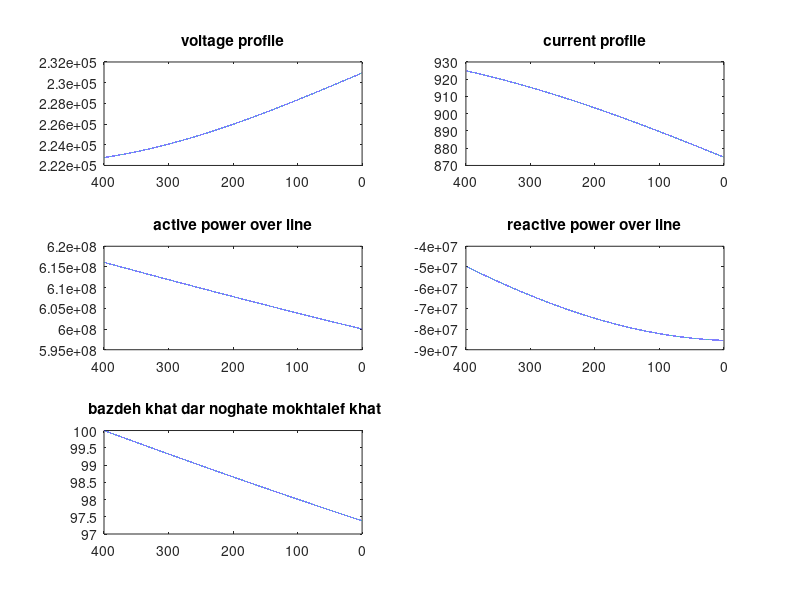

Here is the MATLAB script that generated this plot:


%-------------------part B 
% ************************ part B with leading power factor
z=0.0165+0.3306*1i; %z in kilometer
y=(4.674*(10^-6))*1i; %y in kilometer
Zc=sqrt(z/y);%  in ohm
gama=sqrt(z*y);% in  one over kilometer unit
VLL_rated=400*10^3;
VLoad_ln=VLL_rated/sqrt(3); % load volatage in line to nutral
L=400;% inkilometer
PL=600*10^6;%active power
cosphi=0.99;
angle_of_cosphi= acosd(cosphi); %     ***lead power factor  (determined in it's sign)
gamma_L=gama*L;% gamma & length production in pu
vr=VLoad_ln;% load voltage line to nutral
ir_mag=(PL/(abs(cosphi)*VLoad_ln*3));% load current
ir=(ir_mag * cos(angle_of_cosphi*(pi/180)) + ir_mag * sin(angle_of_cosphi*(pi/180))*1i); % load current in Cartesian



X=0:0.01:L;% variable lengh in the lenght is zero in vicinity of  the load
gama_X =gama*X;

%---------------------------- calculation of ABCD parameter

A=cosh(gama_X);
B=Zc*sinh(gama_X);
C=(1/Zc)*sinh(gama_X);
D=A;

%---------------------------- calculation of current and voltage over entire line
%Vs=voltage over entire line
%Is=current over entire line

vs=A*vr + B*ir;% sending line_to_nutral voltage at sending end
is=C*vr + D*ir;

vs_mag=abs(vs);
is_mag=abs(is);


is_angle=zeros(1,length(X));
vs_angle=zeros(1,length(X));
for i=1:length(X)          % assiging in the loop, for the sake of inner matrix dimensions must agree.
is_angle(i)=atand(imag(is(i))/real(is(i)));% construction of is angle matrix
vs_angle(i)=atand(imag(vs(i))/real(vs(i)));% construction of Vs angle matrix
end

%----------------------------- calculation of active and reactive power over the line

angle_VS_IS =vs_angle-is_angle;
cosine_Vs_Is_angle=cosd(angle_VS_IS);
sine_Vs_Is_angle=sind(angle_VS_IS);


P=zeros(1,length(X));% construction of P matrix
Q=zeros(1,length(X));% construction of Q matrix
for i=1:length(X)           % assiging in the loop, for the sake of inner matrix dimensions must agree.
P(i)=3*vs_mag(i)*is_mag(i)*cosine_Vs_Is_angle(i);
Q(i)=3*vs_mag(i)*is_mag(i)*sine_Vs_Is_angle(i);
end


%------------------ bazdeh khat
PS=P(length(X)); %sening end power
randeman=(P/PS)*100; % each power over power in teh seding end (it plased on lenghth(X) argument)


figure('Name','partB - computer assignment - leading power factor','NumberTitle','off')

subplot(3,2,1);plot(X,vs_mag);set(gca,'XDir','rev');% just reverse x axis in standard form    
title('voltage profile')

subplot(3,2,2);plot(X,is_mag);set(gca,'XDir','rev')% just reverse x axis in standard form 
title('current profile')

subplot(3,2,3);plot(X,P);set(gca,'XDir','rev');% just reverse x axis in standard form    
title('active power over line')

subplot(3,2,4);plot(X,Q);set(gca,'XDir','rev')% just reverse x axis in standard form 
title('reactive power over line')


subplot(3,2,5);plot(X,randeman);set(gca,'XDir','rev')% just reverse x axis in standard form 
title(' bazdeh khat dar noghate mokhtalef khat')




